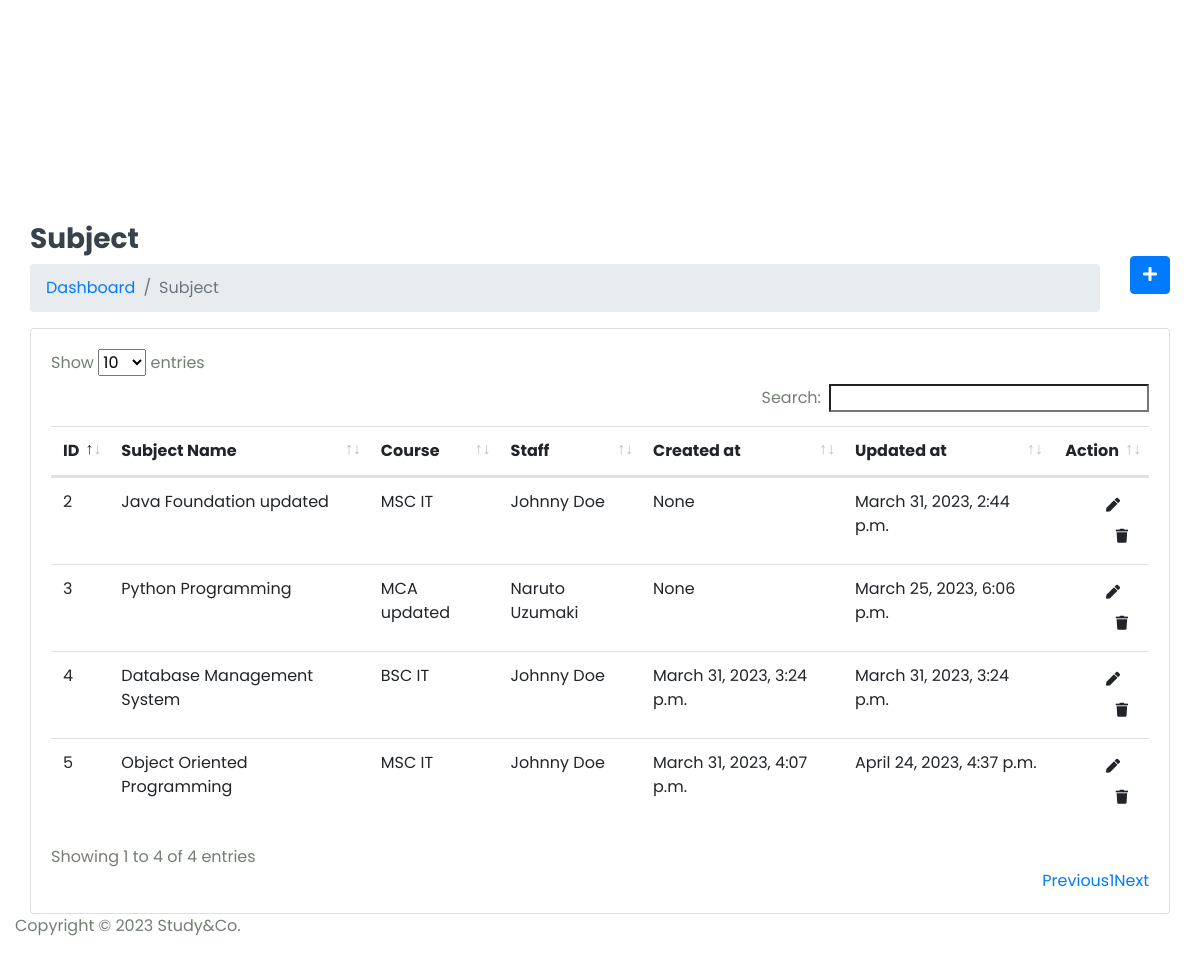
The page /Hod/Subject/View (signed in, lower part) on the database as committed earlier.
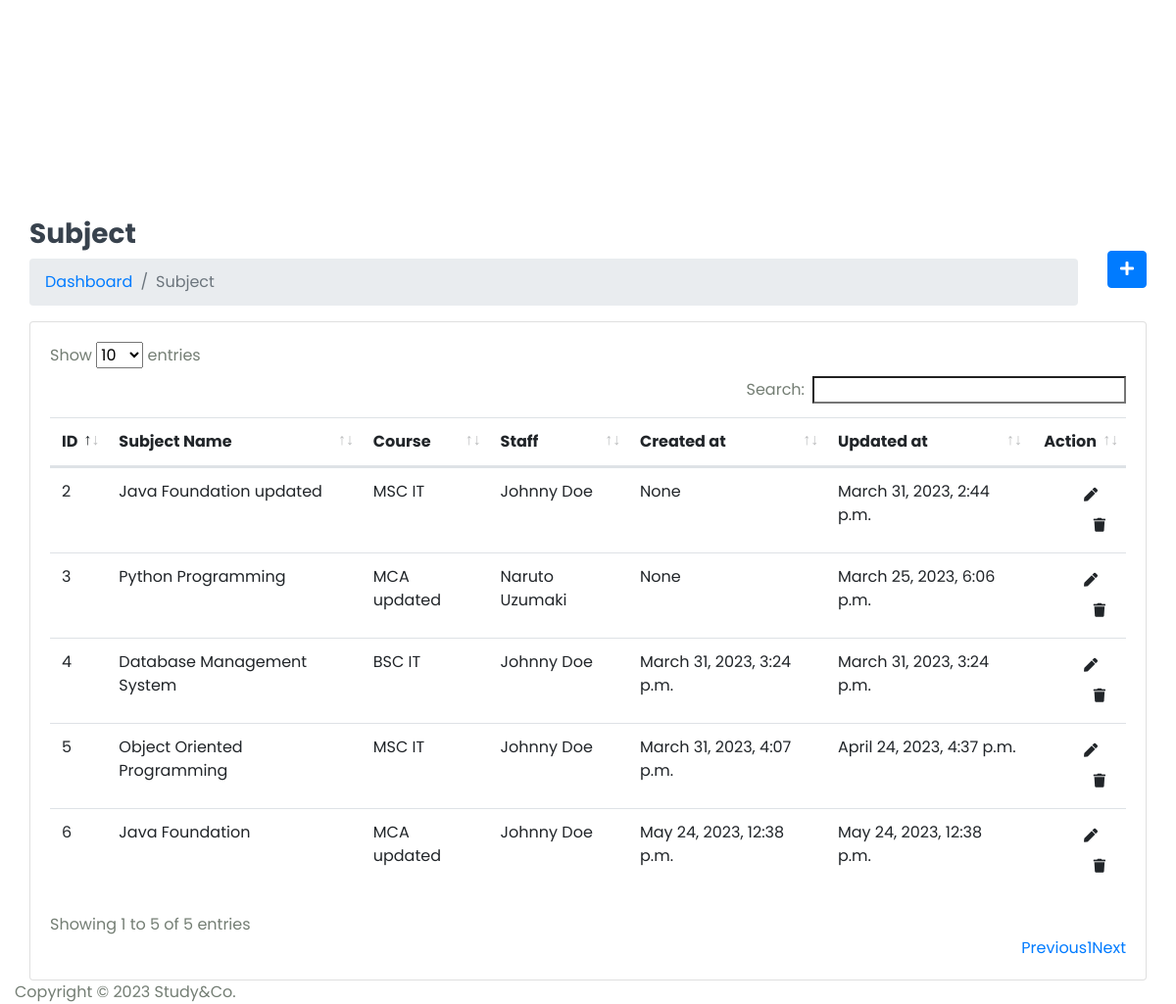
The same page on the database as committed later.
### StudyApp/models.py (models this page shows, shortened)
class Subject(models.Model):
    name = models.CharField(max_length=100)
    course = models.ForeignKey(Course,on_delete=models.CASCADE)
    staff = models.ForeignKey(Staff,on_delete=models.CASCADE)
    created_at = models.DateTimeField(auto_now_add=True,null = True)
    updated_at = models.DateTimeField(auto_now=True)

class Course(models.Model):
    name = models.CharField(max_length=100)
    created_at = models.DateTimeField(auto_now_add=True)
    updated_at = models.DateTimeField(auto_now=True)
    def __str__(self):
        return self.name

class Staff(models.Model):
    admin = models.OneToOneField(CustomUser,on_delete=models.CASCADE)
    address = models.TextField()
    gender = models.CharField(max_length=100)
    created_at = models.DateTimeField(auto_now_add=True)
    updated_at = models.DateTimeField(auto_now=True)

class CustomUser(AbstractUser):
    USER = (
        (1,'HOD'),
        (2,'STAFF'),
        (3,'STUDENT'),
    )
    user_type = models.CharField(choices=USER,max_length=50,default=1)
    profile_pic = models.ImageField(upload_to='media/profile_pic')

### StudyGo/Hod_Views.py (the view)
# urls.py: path('Hod/Subject/View',Hod_Views.VIEW_SUBJECT,name='view_subject'),
@login_required(login_url='login/')
def VIEW_SUBJECT(request):
    subject = Subject.objects.all()
    context = {
        'subject':subject,
    }
    return render(request,'Hod/view_subject.html',context)

### templates/Hod/view_subject.html (shortened to what this page needs)
{% extends 'base.html' %} {% block content %}
<div class="content container-fluid">
  <div class="page-header">
    <div class="row align-items-center">
      <div class="col">
        <h3 class="page-title">Subject</h3>
        <ul class="breadcrumb">
          <li class="breadcrumb-item"><a href="index.html">Dashboard</a></li>
          <li class="breadcrumb-item active">Subject</li>
        </ul>
      </div>
      <div class="col-auto text-right float-right ml-auto">
        <a href="{% url 'add_subject' %}" class="btn btn-primary"
          ><i class="fas fa-plus"></i
        ></a>
      </div>
    </div>
  </div>
  <div class="row">
    <div class="col-sm-12">
      <div class="card card-table">
        <div class="card-body">
          <div class="table-responsive">
            <table id="table_id" class="table table-hover table-center mb-0">
              <thead>
                <tr>
                  <th>ID</th>
                  <th>Subject Name</th>
                  <th>Course</th>
                  <th>Staff</th>
                  <th>Created at</th>
                  <th>Updated at</th>
                  <th class="text-right">Action</th>
                </tr>
              </thead>
              <tbody>
                {% for i in subject %}
                <tr>
                  <td>{{i.id}}</td>
                  <td>{{i.name}}</td>
                  <td>{{i.course}}</td>
                  <td>
                    {{i.staff.admin.first_name}} {{i.staff.admin.last_name}}
                  </td>
                  <td>{{i.created_at}}</td>
                  <td>{{i.updated_at}}</td>
                  <td class="text-right">
                    <div class="actions">
                      <a
                        href="{% url 'edit_subject' i.id %}"
                        class="btn btn-sm bg-success-light mr-2"
                      >
                        <i class="fas fa-pen"></i>
                      </a>
                      <a
                        href="{% url 'delete_subject' i.id %}"
                        onclick="return confirm('Are you sure to delete?');"
                        class="btn btn-sm bg-danger-light"
                      >
                        <i class="fas fa-trash"></i>
                      </a>
                    </div>
                  </td>
                </tr>
                {% endfor %}
              </tbody>
            </table>
          </div>
        </div>
      </div>
    </div>
  </div>
</div>
{% endblock content %}

Rows that differ between the two databases and show on the page:
added Subject: id "6", name "Java Foundation", course "MCA updated", staff.admin.first_name "Johnny", staff.admin.last_name "Doe", created_at "May 24, 2023, 12:38 p.m.", updated_at "May 24, 2023, 12:38 p.m."
Other text that changed with them:
text written by a page script: "Show entries Search: Showing 1 to 4 of 4 entries Previous 1 Next" → "Show entries Search: Showing 1 to 5 of 5 entries Previous 1 Next"
